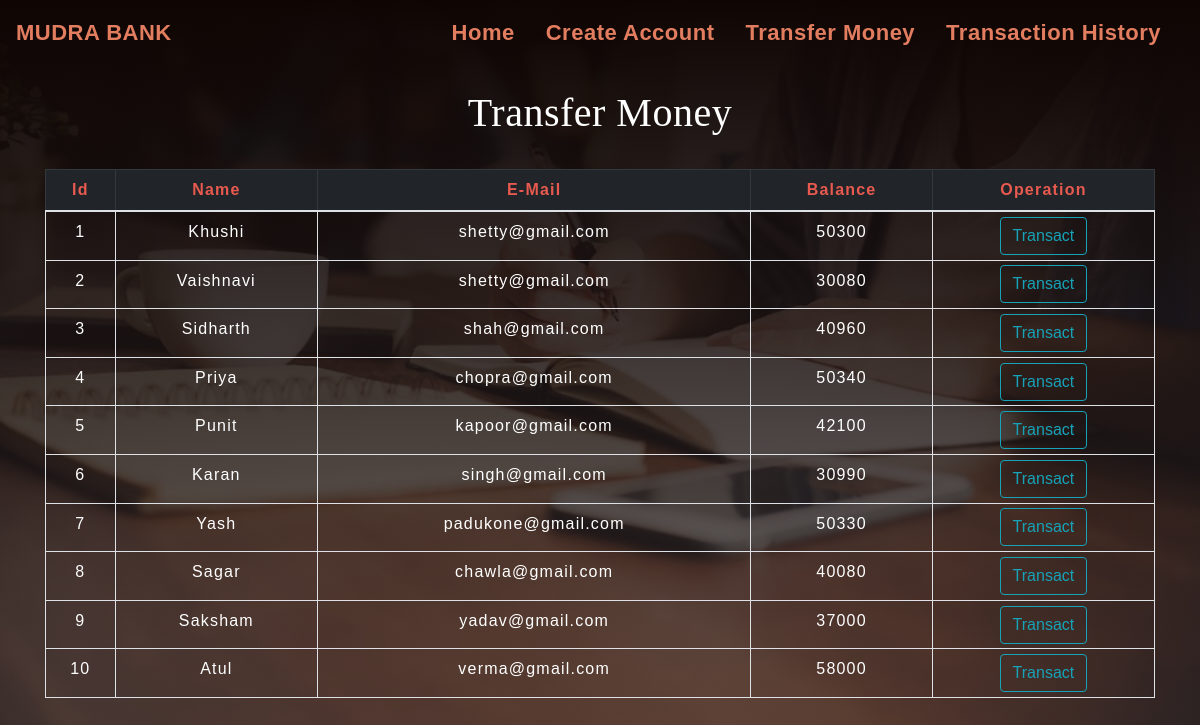
The app's page /transfermoney.php with its own data.
### tables this page shows
CREATE TABLE `users` (
  `id` int(3) NOT NULL,
  `name` text NOT NULL,
  `email` varchar(30) NOT NULL,
  `balance` int(8) NOT NULL
);

### transfermoney.php (the view, shortened to what this page needs)
<!DOCTYPE html>
<html lang="en">
<head>
    <link rel="stylesheet" href="https://maxcdn.bootstrapcdn.com/bootstrap/4.0.0/css/bootstrap.min.css">
    <link rel="stylesheet" type="text/css" href="css/table.css">
    <link rel="stylesheet" type="text/css" href="css/navbar.css">
</head>
<body style="background-color : #BDC3C7;">
<?php
    include 'config.php';
    $sql = "SELECT * FROM users";
    $result = mysqli_query($conn,$sql);
?>
<?php
  include 'navbar.php';
?>
<div class="container">
        <h2 class="text-center pt-4" style="color : white; font-family: Athena;">Transfer Money</h2>
        <br>
            <div class="row">
                <div class="col">
                    <div class="table-responsive-sm">
                    <table class="table table-hover table table-sm  table-condensed table-bordered" style="border-color:black;">
                        <thead style="color : #E85A4F;" class="table-dark">
                            <tr>
                            <th scope="col" class="text-center py-2">Id</th>
                            <th scope="col" class="text-center py-2">Name</th>
                            <th scope="col" class="text-center py-2">E-Mail</th>
                            <th scope="col" class="text-center py-2">Balance</th>
                            <th scope="col" class="text-center py-2">Operation</th>
                            </tr>
                        </thead>
                        <tbody>
                <?php
                    while($rows=mysqli_fetch_assoc($result)){
                ?>
                    <tr style="color :white;">
                        <td class="py-2"><?php echo $rows['id'] ?></td>
                        <td class="py-2"><?php echo $rows['name']?></td>
                        <td class="py-2"><?php echo $rows['email']?></td>
                        <td class="py-2"><?php echo $rows['balance']?></td>
                        <td><a href="selecteduserdetail.php?id= <?php echo $rows['id'] ;?>"> <button type="button" class="btn btn-outline-info">Transact</button></a></td>
                    </tr>
                <?php
                    }
                ?>
                        </tbody>
                    </table>
                    </div>
                </div>
            </div>
         </div>
</body>
</html>

### navbar.php (shortened to what this page needs)
<nav class="navbar navbar-expand-lg navbar-dark ">
<a class="navbar-brand" href="index.php" style="color : #E27D60; font-size:22px"><b>MUDRA BANK</b></a>
<div class="collapse navbar-collapse" id="collapsibleNavbar">
      <ul class="navbar-nav ml-auto">
        <li class="nav-item">
          <a class="nav-link" href="index.php" style="color : #E27D60; font-size:22px" ><b>Home</b></a>
        </li>
        <li class="nav-item">
          <a class="nav-link" href="createuser.php" style="color : #E27D60; font-size:22px"><b>Create Account</b></a>
        </li>
        <li class="nav-item">
          <a class="nav-link" href="transfermoney.php" style="color :#E27D60; font-size:22px"><b>Transfer Money</b></a>
        </li>
        <li class="nav-item">
          <a class="nav-link" href="transactionhistory.php" style="color : #E27D60; font-size:22px"><b>Transaction History</b></a>
        </li>
    </div>
 </nav>

### css/table.css (style rules this page uses)
* { padding: 0; margin: 0; box-sizing: border-box; font-family: sans-serif; }
h2 { font-size: 40px; }
table { letter-spacing: 1.2px; }
td { text-align: center; }
button { border:none; background: #d9d9d9; transition: 1s; }

### css/navbar.css (style rules this page uses)
.nav-link { margin-right: 15px; color:#2F363F; letter-spacing: 0.5px; transition: 0.5s; }
.navbar-brand { color: #4C4B4B; letter-spacing: 0.5px; }
h2 { color: #4C4B4B; letter-spacing: 0.5px; font-family: raleway; }

### transfermoney.php (style rules this page uses)
body { height: 100vh; background-size: cover; background-position: center; background-image: linear-gradient(rgba(15,6,4,5),rgba(15,6,5,0.5)),url("img/1.jpg"); }

### records on screen
users: id "1", name "Khushi", email "shetty@gmail.com", balance "50300"
users: id "2", name "Vaishnavi", email "shetty@gmail.com", balance "30080"
users: id "3", name "Sidharth", email "shah@gmail.com", balance "40960"
users: id "4", name "Priya", email "chopra@gmail.com", balance "50340"
users: id "5", name "Punit", email "kapoor@gmail.com", balance "42100"
users: id "6", name "Karan", email "singh@gmail.com", balance "30990"
users: id "7", name "Yash", email "padukone@gmail.com", balance "50330"
users: id "8", name "Sagar", email "chawla@gmail.com", balance "40080"
users: id "9", name "Saksham", email "yadav@gmail.com", balance "37000"
users: id "10", name "Atul", email "verma@gmail.com", balance "58000"
